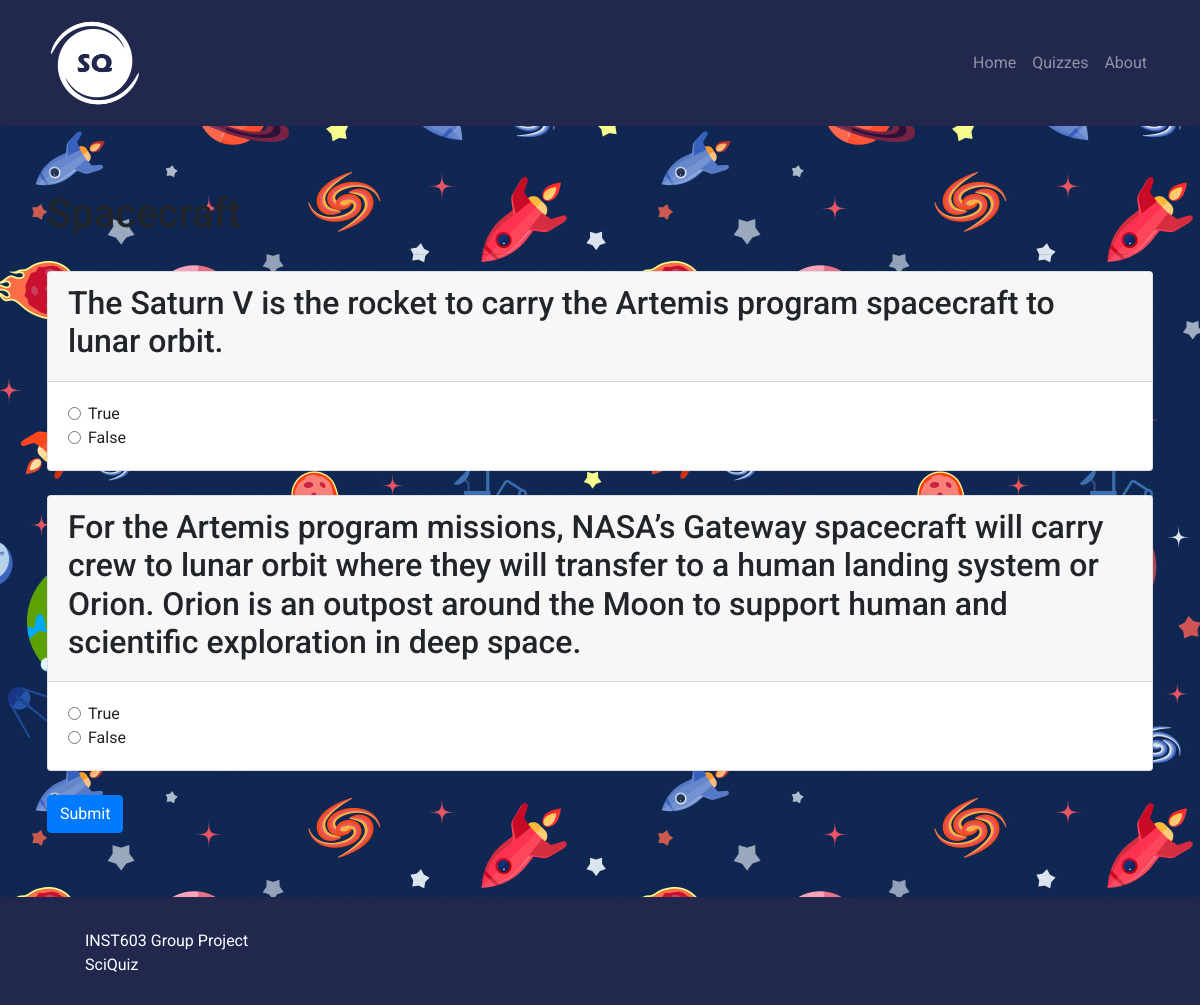
Page /quiz/8/ on the committed database.
### quiz/models.py (models this page shows)
class Quiz(models.Model):
    def __str__(self):
        return self.title
    title = models.CharField(default='',max_length=1000)
    topic = models.CharField(default='Other',max_length=100,choices=TOPICS)
    difficulty = models.CharField(default='Easy',max_length=100,choices=DIFFICULTIES)
    thumbnail = models.ImageField(default=None)
    description = models.TextField(default='')

class Question(models.Model):
    def __str__(self):
        return self.title
    title = models.CharField(default='',max_length=1000)
    description = models.TextField(default="")
    quiz = models.ForeignKey(Quiz, on_delete=models.CASCADE,default=None)

class Choice(models.Model):
    def __str__(self):
        return self.choice_text
    question = models.ForeignKey(Question, on_delete=models.CASCADE)
    choice_text = models.CharField(max_length=1000)
    is_correct = models.BooleanField(default=False)

### quiz/views.py (the view)
# urls.py: path('<int:quiz_id>/', views.quiz_questions, name='questions'),
def quiz_questions(request,quiz_id):
    context = {}
    res = request.POST
    context['message'] = False
    def checkAnswers(res):
        print(res)
        score = 0
        total_questions = 0
        incorrect = []
        for i in res:
            if i == "csrfmiddlewaretoken":
                continue
            elif res[i] == "True":
                score += 1
                total_questions += 1
            else:
                incorrect.append(Question.objects.get(title=i))
                total_questions += 1
        context['incorrect'] = incorrect
        if total_questions == 0:
            return 0
        else:
            return int((score/total_questions)*100)
    if res:
        context['message'] = True
        context['score'] = checkAnswers(res)
    try:
        quiz = Quiz.objects.filter(pk=quiz_id)
        quiz = quiz[0]
        questions = Question.objects.filter(quiz=quiz)
    except:
        print('404')
    context['quiz'] = quiz
    context['questions'] = questions
    print(context)
    return render(request,'quiz_questions.html',context)

### quiz/templates/quiz_questions.html (shortened to what this page needs)
{% extends "base.html" %} {% block content %} {% load static %}
<div class="jumbotron">
  <div class="container">
    <h1>{{quiz}}</h1>
    <hr />
    <form action="" method="POST">
      {% csrf_token %} {% for question in questions %}
      <div class="card">
        <div class="card-header">
          <h2 class="">{{question}}</h2>
        </div>
        <div class="card-body">
          {% for choice in question.choice_set.all %}
          <div class="form-check">
            <input
              required
              id="{{choice}}-{{question}}"
              class="form-check-input"
              type="radio"
              value="{{choice.is_correct}}"
              name="{{question}}"
            />
            <label for="{{choice}}" class="form-check-label">{{choice}}</label>
          </div>
          {% endfor %}
        </div>
      </div>
      <br />
      {% endfor %}
      <button type="submit" class="btn btn-primary">Submit</button>
    </form>
  </div>
</div>
{%endblock%}

### nasaswyk/static/css/main.css (style rules this page uses)
body { font-family: "Roboto", sans-serif; background-color: #21274d; }

### rows in the picture
Quiz: title "Spacecraft"
Question: title "The Saturn V is the rocket to carry the Artemis program spacecraft to lunar orbit."
Choice: choice_text "True"
Choice: choice_text "False"
Question: title "For the Artemis program missions, NASA’s Gateway spacecraft will carry crew to lunar orbit where they will transfer to a human landing system or Orion. Orion is an outpost around the Moon to support human and scientific exploration in deep space."
Choice: choice_text "True"
Choice: choice_text "False"
